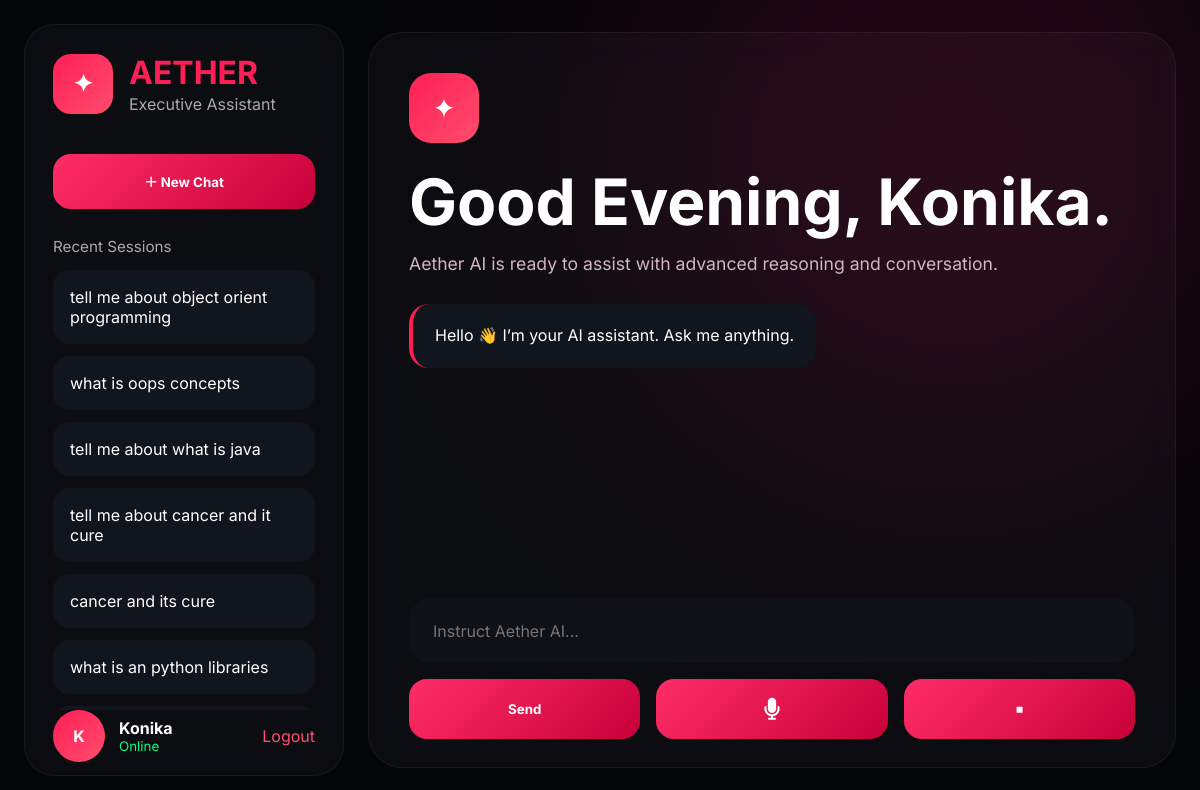
Before: / (signed in) with the older database file.
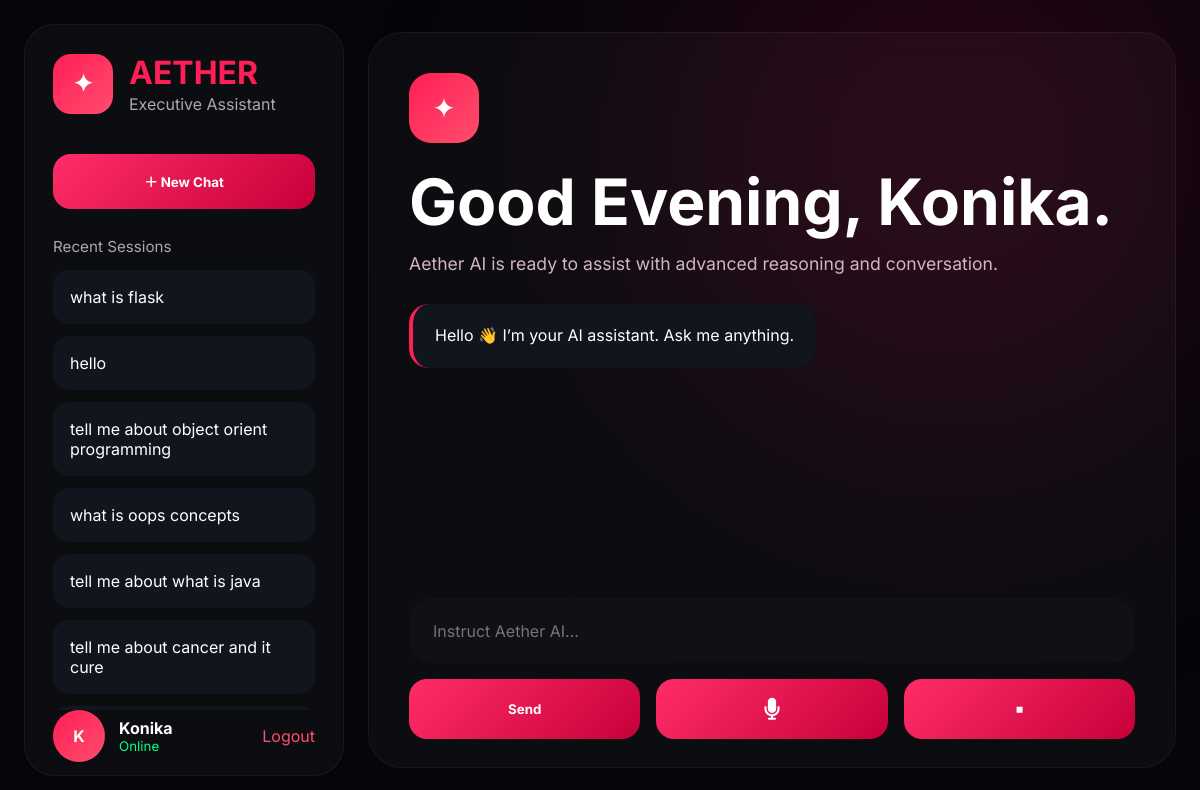
After: the same page with the newer database file.
### tables this page shows
CREATE TABLE chats (
  id INTEGER PRIMARY KEY AUTOINCREMENT,
  user_id INTEGER NOT NULL,
  message TEXT NOT NULL,
  response TEXT NOT NULL,
  timestamp DATETIME DEFAULT CURRENT_TIMESTAMP,
  FOREIGN KEY(user_id) REFERENCES users(id)
);

### app.py (the view)
@app.route("/")
def home():
    logged_in = "user_id" in session
    username = session.get("username")
    chats = []
    if logged_in:
        db = get_db()
        chats = db.execute(
            "SELECT message, response FROM chats WHERE user_id=? ORDER BY timestamp DESC",
            (session["user_id"],)
        ).fetchall()
    return render_template(
        "index.html",
        chats=chats,
        logged_in=logged_in,
        username=username
    )

### app.py (called while the page is built)
def get_db():
    if "db" not in g:
        g.db = sqlite3.connect(DB_PATH, timeout=10, check_same_thread=False)
        g.db.row_factory = sqlite3.Row
    return g.db

### templates/index.html (shortened to what this page needs)
<!DOCTYPE html>
<html lang="en">
<head>
  <link rel="stylesheet" href="/static/style.css">
  <link rel="stylesheet" href="https://cdnjs.cloudflare.com/ajax/libs/font-awesome/6.5.1/css/all.min.css">
</head>
<body>
<div class="bg-glow"></div>
<div class="app-root">
  {% if logged_in %}
  <aside class="sidebar">
    <div>
      <div class="logo-box">
        <div class="logo-icon">✦</div>
        <div>
          <h1>AETHER</h1>
          <p>Executive Assistant</p>
        </div>
      </div>
      <button class="new-chat" onclick="newChat()">
        ＋ New Chat
      </button>
      <div class="history-title">
        Recent Sessions
      </div>
      <div class="history">
        {% for chat in chats %}
        <div
          class="history-item"
          onclick="loadHistory(
            `{{ chat.message | escape }}`,
            `{{ chat.response | escape }}`
          )"
        >
          {{ chat.message }}
        </div>
        {% endfor %}
      </div>
    </div>
    <div class="profile">
      <div class="avatar">
        {{ username[0]|upper }}
      </div>
      <div class="profile-info">
        <strong>{{ username }}</strong>
        <small>Online</small>
      </div>
      <a class="logout" href="/logout">
        Logout
      </a>
    </div>
  </aside>
  {% endif %}
  <main class="chat-area">
    <div class="voice-card">
<div class="hero" id="heroSection">
  <div class="hero-icon">
    ✦
  </div>
  <h1>
    Good Evening{% if logged_in %}, {{ username }}{% endif %}.
  </h1>
  <p>
    Aether AI is ready to assist with advanced reasoning and conversation.
  </p>
</div>
      <div id="chatWindow" class="chat-window">
        <div class="bot-msg">
          Hello 👋 I’m your AI assistant. Ask me anything.
        </div>
      </div>
      <div class="controls">
        <input
          id="msg"
          placeholder="Instruct Aether AI..."
          onkeydown="handleKey(event)"
        />
        <div class="buttons">
          <button onclick="send()">
            Send
          </button>
         <button onclick="startVoice()">
          <i class="fas fa-microphone" style="font-size: 22px;"></i>
        </button>
          <button onclick="stopVoice()">
            ⏹
          </button>
        </div>
      </div>
    </div>
  </main>
</div>
</body>
</html>

### static/style.css (style rules this page uses)
:root { --bg:#05060a; --panel:#0f1117; --glass:rgba(255,255,255,0.04); --accent:#ff1e56; --accent2:#ff4d6d; --text:#ffffff; --muted:#b7b7c7; }
* { margin:0; padding:0; box-sizing:border-box; font-family:"Inter",sans-serif; }
body { background:#05060a; color:white; overflow:hidden; }
.bg-glow { position:fixed; width:900px; height:900px; background:radial-gradient( circle, rgba(255,0,90,.18), transparent 70% ); top:-300px; right:-200px; filter:blur(120px); z-index:-1; }
.app-root { display:flex; height:100vh; padding:24px; gap:24px; }
.sidebar { width:320px; background:rgba(255,255,255,0.03); border:1px solid rgba(255,255,255,0.05); backdrop-filter:blur(20px); border-radius:30px; padding:28px; display:flex; flex-direction:column; justify-content:space-between; }
.logo-box { display:flex; align-items:center; gap:16px; margin-bottom:40px; }
.logo-icon { width:60px; height:60px; border-radius:18px; background:linear-gradient( 135deg, #ff1e56, #ff4d6d ); display:flex; align-items:center; justify-content:center; font-size:24px; font-weight:700; }
.logo-box h1 { font-size:2rem; color:#ff1e56; }
.logo-box p { color:#aaa; margin-top:2px; }
.profile { display:flex; align-items:center; gap:14px; }
.avatar { width:52px; height:52px; border-radius:50%; background:linear-gradient( 135deg, #ff1e56, #ff4d6d ); display:flex; align-items:center; justify-content:center; font-weight:700; }
.profile-info { display:flex; flex-direction:column; }
.profile-info small { color:#00ff84; }
.logout { margin-left:auto; color:#ff4d6d; text-decoration:none; }
.new-chat { width:100%; border:none; padding:18px; border-radius:18px; margin-bottom:28px; background:linear-gradient( 135deg, #ff2d67, #c70039 ); color:white; font-weight:700; cursor:pointer; transition:.3s; }
.history-title { color:#aaa; margin-bottom:14px; font-size:.95rem; }
.history { overflow-y:auto; max-height:55vh; }
.history-item { background:#11151d; padding:16px; border-radius:16px; margin-bottom:12px; cursor:pointer; transition:.3s; border:1px solid transparent; }
.chat-area { flex:1; display:flex; justify-content:center; align-items:center; position:relative; }
.voice-card { width:min(1100px,100%); height:92vh; background:rgba(255,255,255,0.03); border:1px solid rgba(255,255,255,0.05); backdrop-filter:blur(18px); border-radius:34px; display:flex; flex-direction:column; overflow:hidden; }
.hero { padding:40px 40px 10px; }
.hero-icon { width:70px; height:70px; border-radius:22px; background:linear-gradient( 135deg, #ff1e56, #ff4d6d ); display:flex; align-items:center; justify-content:center; font-size:28px; margin-bottom:24px; }
.hero h1 { font-size:4rem; line-height:1.1; margin-bottom:16px; }
.hero p { color:#d2b6bd; font-size:1.1rem; }
.chat-window { flex:1; overflow-y:auto; padding:20px 40px; display:flex; flex-direction:column; gap:24px; }
.bot-msg { align-self:flex-start; max-width:70%; background:#11151d; border-left:4px solid #ff1e56; padding:18px 22px; border-radius:20px; line-height:1.7; }
.controls { padding:28px 40px; }
.controls input { width:100%; height:65px; border:none; outline:none; background:#0f1117; border-radius:22px; padding:0 24px; color:white; font-size:1rem; }
.buttons { display:flex; gap:16px; margin-top:16px; }
.buttons button { flex:1; height:60px; border:none; border-radius:18px; background:linear-gradient( 135deg, #ff2d67, #c70039 ); color:white; font-weight:700; cursor:pointer; transition:.3s; }

Changed rows visible on the page:
no longer on this page (row unchanged): chats: message "cancer and its cure"
no longer on this page (row unchanged): chats: message "what is an python libraries"
added chats: message "what is flask"
added chats: message "hello"
